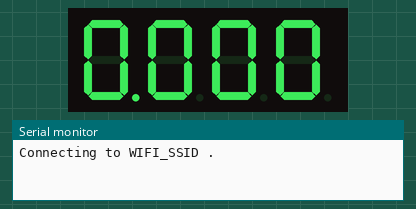
This program was run on a simulated ESP32. Parts: 4-digit seven-segment display, the last lines printed to the serial monitor. WiFi joins after 1.5 s; servers stay silent unless stated; the local clock reads 2024-03-15 10:24:30 at power-on unless the program sets it.

Above: at 0.1 s.
At 1.1 s:
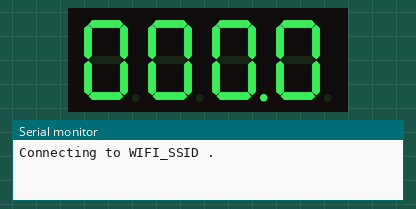
At 2.7 s:
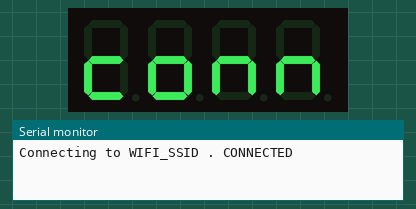
At 3.7 s:
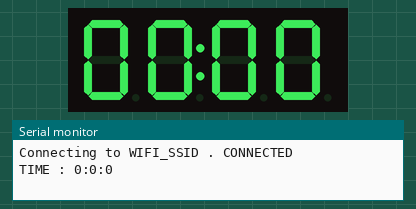
At 21.2 s:
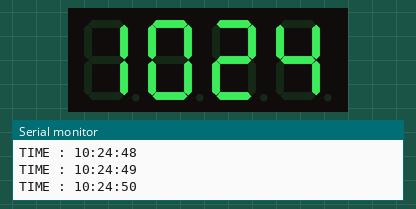
At 38.7 s:
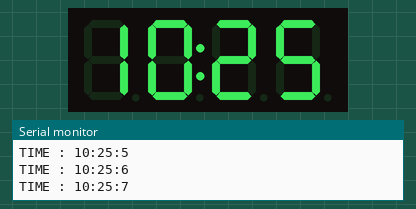

The program:

main.cpp
```cpp
/*
Author : REDWOLF DiGiTAL (C. Woraken)
*/
#include <Arduino.h>
#include <WiFi.h>
#include "time.h"
#include <TM1637Display.h>

TaskHandle_t Task1;
TaskHandle_t Task2;
TaskHandle_t Task3;

const char* ssid       = "WIFI_SSID";
const char* password   = "WIFI_PASSs";

#define CLK 18
#define DIO 5

TM1637Display display(CLK, DIO);

const char* ntpServer = "pool.ntp.org";
const long  gmtOffset_sec = 7 * 3600;
const int   daylightOffset_sec = 0;

unsigned int Second, Minute, Hour;
unsigned long TIMEOUT, ClockTick;
bool DOTSHOW = 0;

const uint8_t CONN[] = {
	SEG_G | SEG_E | SEG_D,           // c
	SEG_G | SEG_E | SEG_D | SEG_C,   // o
	SEG_E | SEG_G | SEG_C,           // n
	SEG_E | SEG_G | SEG_C            // n
};

const uint8_t BOOT[] = {
	SEG_F | SEG_E | SEG_G | SEG_D| SEG_C,   // b
	SEG_G | SEG_E | SEG_D | SEG_C,          // o
	SEG_G | SEG_E | SEG_D | SEG_C,          // o
	SEG_F | SEG_E | SEG_G                   // t
};


void GET_NTP_TIME(void *pvParameters) {
  for(;;){
    struct tm timeinfo;
    if (!getLocalTime(&timeinfo)) {
      Serial.println("Failed to obtain time");
      //return;
    }
    Second = timeinfo.tm_sec;
    Minute = timeinfo.tm_min;
    Hour = timeinfo.tm_hour;
    delay(1000);
  }
}


void SegmentDriver(void *pvParameters) {
  for(;;){
    //Show Display
    if((millis()-ClockTick) >= 1000) {
      //flip dot
      DOTSHOW = !DOTSHOW;
      //Active Display
      Serial.printf("TIME : %d:%d:%d\n", Hour, Minute, Second);


      if(DOTSHOW == 0) {
        display.showNumberDec(Hour, true, 2, 0);
      }else {
        display.showNumberDecEx(Hour, 0x40, true, 2, 0);
      }
      display.showNumberDec(Minute, true, 2, 2);

      ClockTick = millis();
    }
  }
}


void setup() {
  Serial.begin(115200);
  display.setBrightness(0x01);


  Serial.printf("Connecting to %s ", ssid);
  WiFi.begin(ssid, password);

  while (WiFi.status() != WL_CONNECTED) {
    Serial.print(".");
    for(int k=0; k <= 4; k++) {
      display.showNumberDecEx(0, (0x80 >> k), true);
      delay(500);
	  }

    if((millis() - TIMEOUT) >= 60000) {
      Serial.printf("\nREBOOT\n");
      display.setSegments(BOOT);
      ESP.restart();
    }
  }

  Serial.println(" CONNECTED");

  //pins setup
  pinMode(15, INPUT_PULLUP);  // Auto mode
  pinMode(2, INPUT_PULLUP);   // Display Now

  configTime(gmtOffset_sec, daylightOffset_sec, ntpServer);

  //pass
  display.setSegments(CONN);
  delay(1000);

  xTaskCreatePinnedToCore(GET_NTP_TIME, "Task1", 10000, NULL, 2, &Task1, 0);
  xTaskCreatePinnedToCore(SegmentDriver, "Task2", 10000, NULL, 1, &Task2, 1);
}

void loop() {

}
```

Measured:
- what the display in image 1 shows lasts 0.5 s, from 1.1 s to 1.6 s
- what the display in image 2 shows lasts 1.1 s, from 2.6 s to 3.7 s
